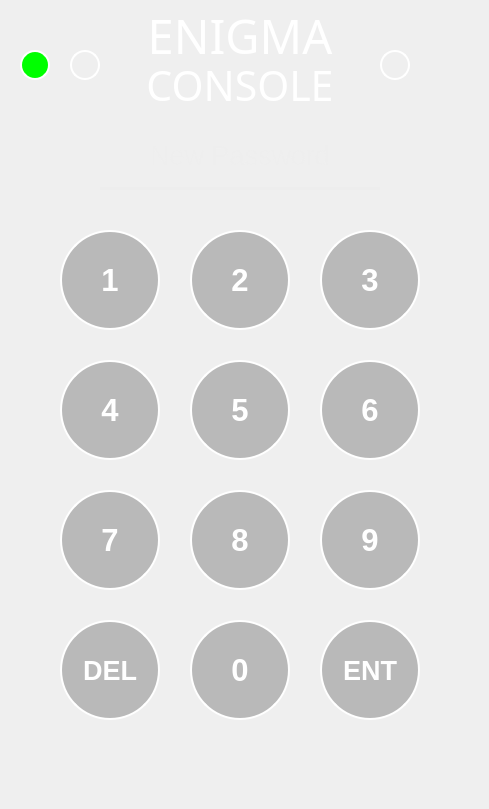
    <widget class="QWidget" name="securitycode_change_pw2">
     <widget class="QPushButton" name="num7_pushbutton_7">
      <property name="geometry">
       <rect>
        <x>60</x>
        <y>490</y>
        <width>100</width>
        <height>100</height>
       </rect>
      </property>
      <property name="font">
       <font>
        <pointsize>23</pointsize>
        <weight>75</weight>
        <bold>true</bold>
       </font>
      </property>
      <property name="styleSheet">
       <string notr="true">QPushButton {
        color: white; 
        border: 2px solid white; 
        border-radius: 50px; 
        background-color: rgba(96, 96, 96, 96);; 
        padding: 5px; 
    }

    QPushButton:pressed {
        background-color: rgba(196, 196, 196, 196); 

 }</string>
      </property>
      <property name="text">
       <string>7</string>
      </property>
     </widget>
     <widget class="QLabel" name="consoletext_13">
      <property name="geometry">
       <rect>
        <x>0</x>
        <y>60</y>
        <width>480</width>
        <height>51</height>
       </rect>
      </property>
      <property name="font">
       <font>
        <family>Montserrat Light</family>
        <pointsize>31</pointsize>
       </font>
      </property>
      <property name="styleSheet">
       <string notr="true">
color:rgba(255,255,255,255);</string>
      </property>
      <property name="text">
       <string>CONSOLE</string>
      </property>
      <property name="textFormat">
       <enum>Qt::AutoText</enum>
      </property>
      <property name="alignment">
       <set>Qt::AlignCenter</set>
      </property>
     </widget>
     <widget class="QLabel" name="enigmatext_12">
      <property name="geometry">
       <rect>
        <x>0</x>
        <y>10</y>
        <width>480</width>
        <height>51</height>
       </rect>
      </property>
      <property name="font">
       <font>
        <family>Montserrat Black</family>
        <pointsize>35</pointsize>
       </font>
      </property>
      <property name="styleSheet">
       <string notr="true">color:rgba(255,255,255,255);
</string>
      </property>
      <property name="text">
       <string>ENIGMA</string>
      </property>
      <property name="textFormat">
       <enum>Qt::PlainText</enum>
      </property>
      <property name="alignment">
       <set>Qt::AlignCenter</set>
      </property>
     </widget>
     <widget class="QPushButton" name="num9_pushbutton_7">
      <property name="geometry">
       <rect>
        <x>320</x>
        <y>490</y>
        <width>100</width>
        <height>100</height>
       </rect>
      </property>
      <property name="font">
       <font>
        <pointsize>23</pointsize>
        <weight>75</weight>
        <bold>true</bold>
       </font>
      </property>
      <property name="styleSheet">
       <string notr="true">QPushButton {
        color: white; 
        border: 2px solid white; 
        border-radius: 50px; 
        background-color: rgba(96, 96, 96, 96);; 
        padding: 5px; 
    }

    QPushButton:pressed {
        background-color: rgba(196, 196, 196, 196); 

 }</string>
      </property>
      <property name="text">
       <string>9</string>
      </property>
     </widget>
     <widget class="QPushButton" name="num2_pushbutton_7">
      <property name="geometry">
       <rect>
        <x>190</x>
        <y>230</y>
        <width>100</width>
        <height>100</height>
       </rect>
      </property>
      <property name="font">
       <font>
        <pointsize>23</pointsize>
        <weight>75</weight>
        <bold>true</bold>
       </font>
      </property>
      <property name="styleSheet">
       <string notr="true">QPushButton {
        color: white; 
        border: 2px solid white; 
        border-radius: 50px; 
        background-color: rgba(96, 96, 96, 96);; 
        padding: 5px; 
    }

    QPushButton:pressed {
        background-color: rgba(196, 196, 196, 196); 

 }</string>
      </property>
      <property name="text">
       <string>2</string>
      </property>
     </widget>
     <widget class="QPushButton" name="control1_pushbutton_11">
      <property name="geometry">
       <rect>
        <x>20</x>
        <y>50</y>
        <width>30</width>
        <height>30</height>
       </rect>
      </property>
      <property name="font">
       <font>
        <pointsize>23</pointsize>
        <weight>75</weight>
        <bold>true</bold>
       </font>
      </property>
      <property name="styleSheet">
       <string notr="true">QPushButton {
        color: white; 
        border: 2px solid white; 
        border-radius: 15px; 
        background-color: #00FF00; 
        padding: 5px; 
    }

    QPushButton:pressed {
        background-color: rgba(96, 96, 96, 96); 
 }</string>
      </property>
      <property name="text">
       <string/>
      </property>
      <property name="iconSize">
       <size>
        <width>50</width>
        <height>50</height>
       </size>
      </property>
      <property name="autoDefault">
       <bool>true</bool>
      </property>
      <property name="flat">
       <bool>false</bool>
      </property>
     </widget>
     <widget class="QPushButton" name="del_pushbutton_7">
      <property name="geometry">
       <rect>
        <x>60</x>
        <y>620</y>
        <width>100</width>
        <height>100</height>
       </rect>
      </property>
      <property name="font">
       <font>
        <pointsize>20</pointsize>
        <weight>75</weight>
        <bold>true</bold>
       </font>
      </property>
      <property name="styleSheet">
       <string notr="true">QPushButton {
        color: white; 
        border: 2px solid white; 
        border-radius: 50px; 
        background-color: rgba(96, 96, 96, 96);; 
        padding: 5px; 
    }

    QPushButton:pressed {
        background-color: rgba(196, 196, 196, 196); 

 }</string>
      </property>
      <property name="text">
       <string>DEL</string>
      </property>
     </widget>
     <widget class="QPushButton" name="num4_pushbutton_7">
      <property name="geometry">
       <rect>
        <x>60</x>
        <y>360</y>
        <width>100</width>
        <height>100</height>
       </rect>
      </property>
      <property name="font">
       <font>
        <pointsize>23</pointsize>
        <weight>75</weight>
        <bold>true</bold>
       </font>
      </property>
      <property name="styleSheet">
       <string notr="true">QPushButton {
        color: white; 
        border: 2px solid white; 
        border-radius: 50px; 
        background-color: rgba(96, 96, 96, 96);; 
        padding: 5px; 
    }

    QPushButton:pressed {
        background-color: rgba(196, 196, 196, 196); 

 }</string>
      </property>
      <property name="text">
       <string>4</string>
      </property>
      <property name="iconSize">
       <size>
        <width>50</width>
        <height>50</height>
       </size>
      </property>
      <property name="autoDefault">
       <bool>false</bool>
      </property>
      <property name="flat">
       <bool>true</bool>
      </property>
     </widget>
     <widget class="QPushButton" name="num6_pushbutton_7">
      <property name="geometry">
       <rect>
        <x>320</x>
        <y>360</y>
        <width>100</width>
        <height>100</height>
       </rect>
      </property>
      <property name="font">
       <font>
        <pointsize>23</pointsize>
        <weight>75</weight>
        <bold>true</bold>
       </font>
      </property>
      <property name="styleSheet">
       <string notr="true">QPushButton {
        color: white; 
        border: 2px solid white; 
        border-radius: 50px; 
        background-color: rgba(96, 96, 96, 96);; 
        padding: 5px; 
    }

    QPushButton:pressed {
        background-color: rgba(196, 196, 196, 196); 

 }</string>
      </property>
      <property name="text">
       <string>6</string>
      </property>
     </widget>
     <widget class="QPushButton" name="num1_pushbutton_7">
      <property name="geometry">
       <rect>
        <x>60</x>
        <y>230</y>
        <width>100</width>
        <height>100</height>
       </rect>
      </property>
      <property name="font">
       <font>
        <pointsize>23</pointsize>
        <weight>75</weight>
        <bold>true</bold>
       </font>
      </property>
      <property name="styleSheet">
       <string notr="true">
QPushButton {
        color: white; 
        border: 2px solid white; 
        border-radius: 50px; 
        background-color: rgba(96, 96, 96, 96);; 
        padding: 5px; 
    }

    QPushButton:pressed {
        background-color: rgba(196, 196, 196, 196); 

 }</string>
      </property>
      <property name="text">
       <string>1</string>
      </property>
      <property name="iconSize">
       <size>
        <width>50</width>
        <height>50</height>
       </size>
      </property>
      <property name="autoDefault">
       <bool>true</bool>
      </property>
      <property name="flat">
       <bool>false</bool>
      </property>
     </widget>
     <widget class="QPushButton" name="num8_pushbutton_7">
      <property name="geometry">
       <rect>
        <x>190</x>
        <y>490</y>
        <width>100</width>
        <height>100</height>
       </rect>
      </property>
      <property name="font">
       <font>
        <pointsize>23</pointsize>
        <weight>75</weight>
        <bold>true</bold>
       </font>
      </property>
      <property name="styleSheet">
       <string notr="true">QPushButton {
        color: white; 
        border: 2px solid white; 
        border-radius: 50px; 
        background-color: rgba(96, 96, 96, 96);; 
        padding: 5px; 
    }

    QPushButton:pressed {
        background-color: rgba(196, 196, 196, 196); 

 }</string>
      </property>
      <property name="text">
       <string>8</string>
      </property>
     </widget>
     <widget class="QPushButton" name="num0_pushbutton_7">
      <property name="geometry">
       <rect>
        <x>190</x>
        <y>620</y>
        <width>100</width>
        <height>100</height>
       </rect>
      </property>
      <property name="font">
       <font>
        <pointsize>23</pointsize>
        <weight>75</weight>
        <bold>true</bold>
       </font>
      </property>
      <property name="styleSheet">
       <string notr="true">QPushButton {
        color: white; 
        border: 2px solid white; 
        border-radius: 50px; 
        background-color: rgba(96, 96, 96, 96);; 
        padding: 5px; 
    }

    QPushButton:pressed {
        background-color: rgba(196, 196, 196, 196); 

 }</string>
      </property>
      <property name="text">
       <string>0</string>
      </property>
     </widget>
     <widget class="QPushButton" name="num3_pushbutton_7">
      <property name="geometry">
       <rect>
        <x>320</x>
        <y>230</y>
        <width>100</width>
        <height>100</height>
       </rect>
      </property>
      <property name="font">
       <font>
        <pointsize>23</pointsize>
        <weight>75</weight>
        <bold>true</bold>
       </font>
      </property>
      <property name="styleSheet">
       <string notr="true">QPushButton {
        color: white; 
        border: 2px solid white; 
        border-radius: 50px; 
        background-color: rgba(96, 96, 96, 96);; 
        padding: 5px; 
    }

    QPushButton:pressed {
        background-color: rgba(196, 196, 196, 196); 

 }</string>
      </property>
      <property name="text">
       <string>3</string>
      </property>
     </widget>
     <widget class="QPushButton" name="control1_pushbutton_12">
      <property name="geometry">
       <rect>
        <x>70</x>
        <y>50</y>
        <width>30</width>
        <height>30</height>
       </rect>
      </property>
      <property name="font">
       <font>
        <pointsize>23</pointsize>
        <weight>75</weight>
        <bold>true</bold>
       </font>
      </property>
      <property name="styleSheet">
       <string notr="true">QPushButton {
        color: white; 
        border: 2px solid white; 
        border-radius: 15px; 
        background-color: transparent; 
        padding: 5px; 
    }

    QPushButton:pressed {
        background-color: rgba(96, 96, 96, 96); 
 }</string>
      </property>
      <property name="text">
       <string/>
      </property>
      <property name="iconSize">
       <size>
        <width>50</width>
        <height>50</height>
       </size>
      </property>
      <property name="autoDefault">
       <bool>true</bool>
      </property>
      <property name="flat">
       <bool>false</bool>
      </property>
     </widget>
     <widget class="QPushButton" name="num5_pushbutton_7">
      <property name="geometry">
       <rect>
        <x>190</x>
        <y>360</y>
        <width>100</width>
        <height>100</height>
       </rect>
      </property>
      <property name="font">
       <font>
        <pointsize>23</pointsize>
        <weight>75</weight>
        <bold>true</bold>
       </font>
      </property>
      <property name="styleSheet">
       <string notr="true">QPushButton {
        color: white; 
        border: 2px solid white; 
        border-radius: 50px; 
        background-color: rgba(96, 96, 96, 96);; 
        padding: 5px; 
    }

    QPushButton:pressed {
        background-color: rgba(196, 196, 196, 196); 

 }</string>
      </property>
      <property name="text">
       <string>5</string>
      </property>
     </widget>
     <widget class="QPushButton" name="ent_pushbutton_7">
      <property name="geometry">
       <rect>
        <x>320</x>
        <y>620</y>
        <width>100</width>
        <height>100</height>
       </rect>
      </property>
      <property name="font">
       <font>
        <pointsize>20</pointsize>
        <weight>75</weight>
        <bold>true</bold>
       </font>
      </property>
      <property name="styleSheet">
       <string notr="true">QPushButton {
        color: white; 
        border: 2px solid white; 
        border-radius: 50px; 
        background-color: rgba(96, 96, 96, 96);; 
        padding: 5px; 
    }

    QPushButton:pressed {
        background-color: rgba(196, 196, 196, 196); 

 }</string>
      </property>
      <property name="text">
       <string>ENT</string>
      </property>
     </widget>
     <widget class="QLabel" name="background_12">
      <property name="geometry">
       <rect>
        <x>0</x>
        <y>0</y>
        <width>480</width>
        <height>800</height>
       </rect>
      </property>
      <property name="styleSheet">
       <string notr="true">background-image: url(bg-vertical.png);</string>
      </property>
      <property name="text">
       <string/>
      </property>
     </widget>
     <widget class="QLineEdit" name="create_password_8">
      <property name="geometry">
       <rect>
        <x>100</x>
        <y>130</y>
        <width>280</width>
        <height>60</height>
       </rect>
      </property>
      <property name="font">
       <font>
        <pointsize>20</pointsize>
       </font>
      </property>
      <property name="autoFillBackground">
       <bool>false</bool>
      </property>
      <property name="styleSheet">
       <string notr="true">background-color:rgba(0, 0, 0, 0);
border:none;
border-bottom:3px solid rgba(237, 237, 237, 237);
color:rgba(237, 237, 237, 237);
padding-bottom:7px;
background-color: rgba(0, 0, 0, 0);</string>
      </property>
      <property name="frame">
       <bool>true</bool>
      </property>
      <property name="echoMode">
       <enum>QLineEdit::Password</enum>
      </property>
      <property name="alignment">
       <set>Qt::AlignCenter</set>
      </property>
      <property name="placeholderText">
       <string>New Password</string>
      </property>
      <property name="clearButtonEnabled" stdset="0">
       <bool>false</bool>
      </property>
     </widget>
     <widget class="QPushButton" name="control2_pushbutton_7">
      <property name="geometry">
       <rect>
        <x>380</x>
        <y>50</y>
        <width>30</width>
        <height>30</height>
       </rect>
      </property>
      <property name="font">
       <font>
        <pointsize>23</pointsize>
        <weight>75</weight>
        <bold>true</bold>
       </font>
      </property>
      <property name="styleSheet">
       <string notr="true">QPushButton {
        color: white; 
        border: 2px solid white; 
        border-radius: 15px; 
        background-color: transparent; 
        padding: 5px; 
    }

    QPushButton:pressed {
        background-color: rgba(96, 96, 96, 96); 
 }</string>
      </property>
      <property name="text">
       <string/>
      </property>
      <property name="iconSize">
       <size>
        <width>50</width>
        <height>50</height>
       </size>
      </property>
      <property name="autoDefault">
       <bool>true</bool>
      </property>
      <property name="flat">
       <bool>false</bool>
      </property>
     </widget>
     <zorder>background_12</zorder>
     <zorder>num7_pushbutton_7</zorder>
     <zorder>consoletext_13</zorder>
     <zorder>enigmatext_12</zorder>
     <zorder>num9_pushbutton_7</zorder>
     <zorder>num2_pushbutton_7</zorder>
     <zorder>control1_pushbutton_11</zorder>
     <zorder>del_pushbutton_7</zorder>
     <zorder>num4_pushbutton_7</zorder>
     <zorder>num6_pushbutton_7</zorder>
     <zorder>num1_pushbutton_7</zorder>
     <zorder>num8_pushbutton_7</zorder>
     <zorder>num0_pushbutton_7</zorder>
     <zorder>num3_pushbutton_7</zorder>
     <zorder>control1_pushbutton_12</zorder>
     <zorder>num5_pushbutton_7</zorder>
     <zorder>ent_pushbutton_7</zorder>
     <zorder>create_password_8</zorder>
     <zorder>control2_pushbutton_7</zorder>
    </widget>
